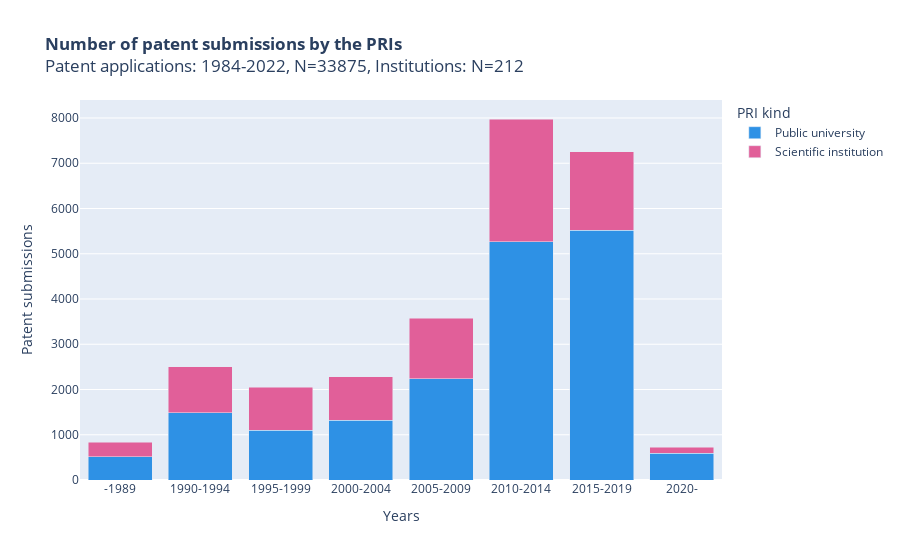

Here is the notebook cell this chart was saved with:
### Code cell
# Plot multiple line chart using plotly express showing number of patents by year and decision and kind
patents_by_year = patents_inst.groupby(['year_group','decision', 'kind'])['patent_id'].count().reset_index().rename(columns={'patent_id':'count'})
intrv_patents = patents_by_year.groupby(['year_group', 'kind'])['count'].sum().reset_index()

fig = px.bar(intrv_patents, x="year_group", y="count", color="kind", title=f'<b>Number of patent submissions by the PRIs</b><br>{subtitle}', barmode='stack', 
             #width=800, height=600, 
             color_discrete_sequence=px.colors.qualitative.Dark24, labels={'year_group':'Years', 'count':'Patent submissions', 'kind':'PRI kind'})
cs_py.plot(fig, filename = 'patents_kind', auto_open=False)
fig.show()

### Figure 1 — Plotly figure (JSON) as saved in the notebook; plotly's stock layout.template omitted (floating-point values rounded to 4 significant figures)
{"data": [{"alignmentgroup": "True", "hovertemplate": "PRI kind=Public university<br>Years=%{x}<br>Patent submissions=%{y}<extra></extra>", "legendgroup": "Public university", "marker": {"color": "#2E91E5", "pattern": {"shape": ""}}, "name": "Public university", "offsetgroup": "Public university", "orientation": "v", "showlegend": true, "textposition": "auto", "type": "bar", "x": ["-1989", "1990-1994", "1995-1999", "2000-2004", "2005-2009", "2010-2014", "2015-2019", "2020-"], "xaxis": "x", "y": [515, 1483, 1100, 1321, 2243, 5269, 5514, 592], "yaxis": "y"}, {"alignmentgroup": "True", "hovertemplate": "PRI kind=Scientific institution<br>Years=%{x}<br>Patent submissions=%{y}<extra></extra>", "legendgroup": "Scientific institution", "marker": {"color": "#E15F99", "pattern": {"shape": ""}}, "name": "Scientific institution", "offsetgroup": "Scientific institution", "orientation": "v", "showlegend": true, "textposition": "auto", "type": "bar", "x": ["-1989", "1990-1994", "1995-1999", "2000-2004", "2005-2009", "2010-2014", "2015-2019", "2020-"], "xaxis": "x", "y": [317, 1016, 951, 958, 1336, 2709, 1740, 134], "yaxis": "y"}], "layout": {"barmode": "stack", "legend": {"title": {"text": "PRI kind"}, "tracegroupgap": 0}, "title": {"text": "<b>Number of patent submissions by the PRIs</b><br>Patent applications: 1984-2022, N=33875, Institutions: N=212"}, "xaxis": {"anchor": "y", "domain": [0, 1], "title": {"text": "Years"}}, "yaxis": {"anchor": "x", "domain": [0, 1], "title": {"text": "Patent submissions"}}}}
